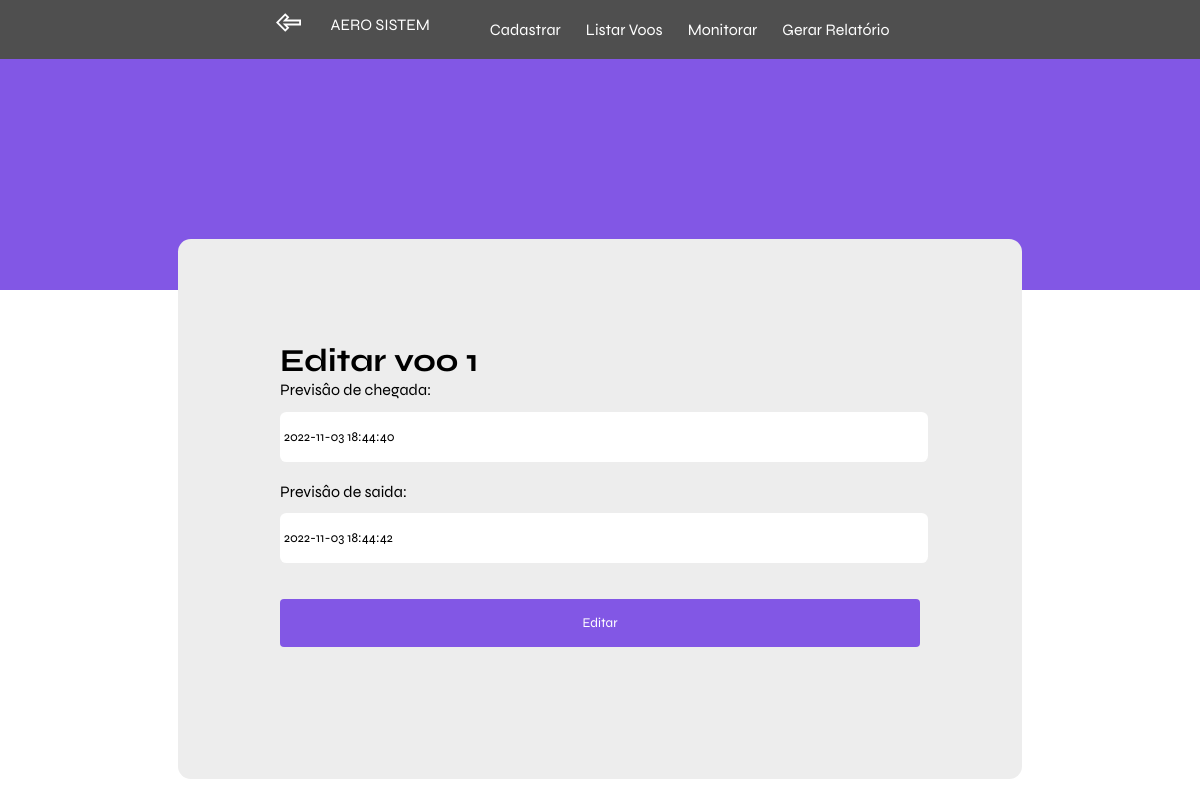
/edit/1 (signed in), run on an earlier commit of the app's database.
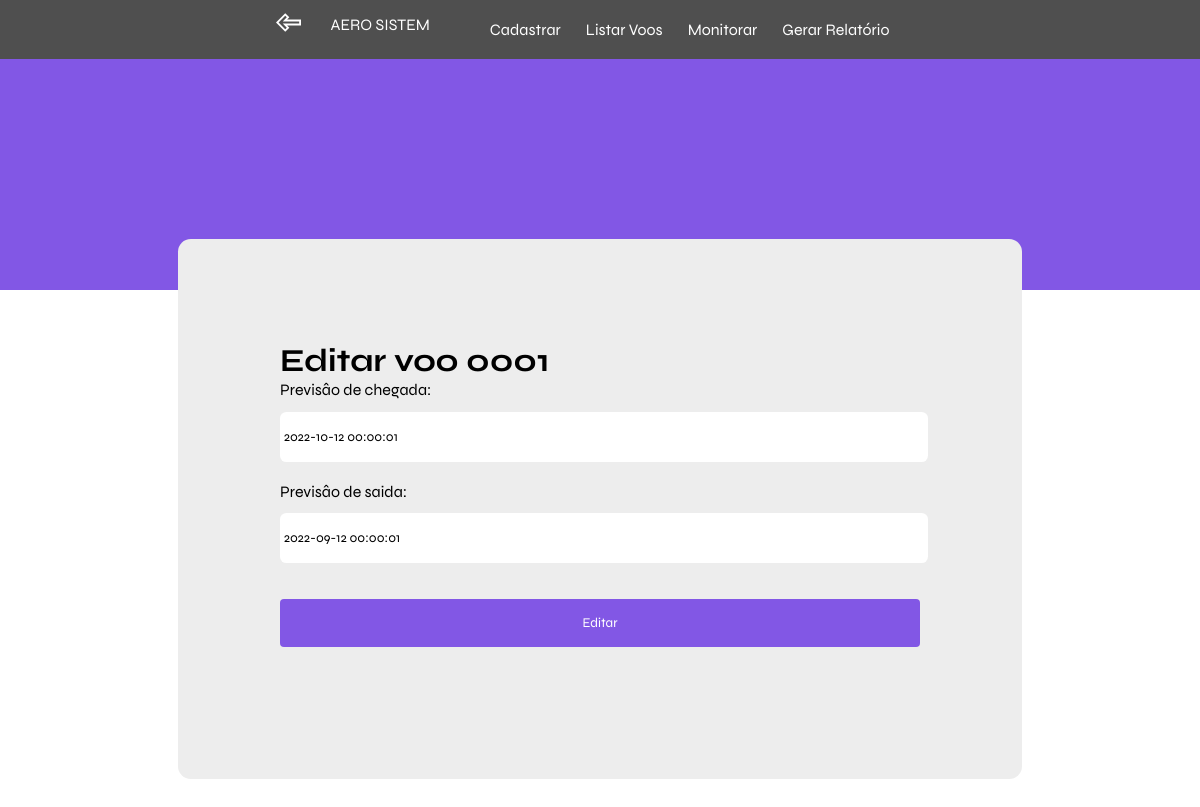
And on a later commit of the database.
### book/models.py (models this page shows)
class Voo(models.Model):
	STATUS = [
		('GOL', 'Gol'),
		('TAM', 'TAM '),
		('AVC', 'Avianca '),
		('AZL', 'Azul '),
	]
	ROTAS = [
		('SP-RJ', 'SP-RJ'),
		('SP-DF', 'SP-DF'),
		('SP-BA', 'SP-BA'),
		('SP-SC', 'SP-SC'),
		('SP-PR', 'SP-PR'),
		('SP-ES', 'SP-ES'),
		('SP-CE', 'SP-CE'),
		('RJ-SP', 'RJ-SP'),
		('DF-SP', 'DF-SP'),
		('BA-SP', 'BA-SP'),
		('SC-SP', 'SC-SP'),
		('PR-SP', 'PR-SP'),
		('ES-SP', 'ES-SP'),
		('CE-SP', 'CE-SP'),
	]
	id = models.BigAutoField(primary_key=True)
	codigo = models.CharField(max_length=12, null=False,unique = True)
	companhia = models.CharField(max_length=3,choices=STATUS, null=False)
	previsao_chegada = models.DateTimeField(null=False)
	previsao_partida = models.DateTimeField(null=False)
	rota = models.CharField(max_length=5,choices=ROTAS, null=False)
	class Meta:
		db_table = 'Voos'

### book/views.py (the view, shortened to what this page needs)
# urls.py: path('edit/<int:id>', views.edit, name='edit'),
def edit(request,id):
    permissao = request.session['permissao']
    request.session['tentativas'] = 0
    voo = Voo.objects.get(id = id)
    form = EditarVoo(request.POST or None,instance=voo)
    voos_dinamico = Estado_Dinamico.objects.select_related()
    context={'voos_dinamico':voos_dinamico,'estado':'edicao','form':form,'mensagem': voo.codigo,'permissao':permissao}
    return render(request,'central.html',context)

### book/forms.py
class EditarVoo(forms.ModelForm):
    previsao_partida = forms.DateTimeField(
        label=("Previsâo de saida"),
        required=False
    )
    previsao_chegada = forms.DateTimeField(
        label=("Previsâo de chegada"),
        required=False
    )
    class Meta:
        model = Voo
        fields = ('previsao_chegada', 'previsao_partida')

### template/central.html (shortened to what this page needs)
{% load static %}
<!DOCTYPE html>
<html lang="en">
<head>
    <link rel="stylesheet" href="{% static 'css/global.css' %}" />
    <link rel="stylesheet" href="{% static 'css/central.css' %}" />
</head>
<body>
    {% block content %}
    <header>
        <div class="content">
            <a class="voltar" href="{% url 'home' %}"><img src="{% static 'images/back.svg' %}" alt=""></a>
            <div class="column-left">
              <a href="{% url 'home' %}">AERO SISTEM</a>
              <ul class="menu">
                <li><a href="{% url 'cadastrar' %}">Cadastrar</a></li>
                <li><a href="{% url 'central' %}">Listar Voos</a></li>
                <li><a href="{% url 'monitorar' %}">Monitorar</a></li>
                <li><a href="{% url 'relatorio' %}">Gerar Relatório</a></li>
              </ul>
            </div>
    </header>
    <div class="dashboard">
        {% if estado == 'edicao' %}
        <form method="post">
            <h1 class="titulo">Editar voo {{mensagem}}</h1>
            {{ form.as_p }}
            <button type="submit">Editar</button>
        </form>
        {% endif %}
    </div>
    {% endblock %}
</body>
</html>

What changed in the data, as far as the page shows it:
changed Voo: codigo (not shown) → "0001"; previsao_chegada "2022-11-03 18:44:40" → "2022-10-12 00:00:01"; previsao_partida "2022-11-03 18:44:42" → "2022-09-12 00:00:01"
Also different on the page:
{{ mensagem }}: "1" → (not shown)
